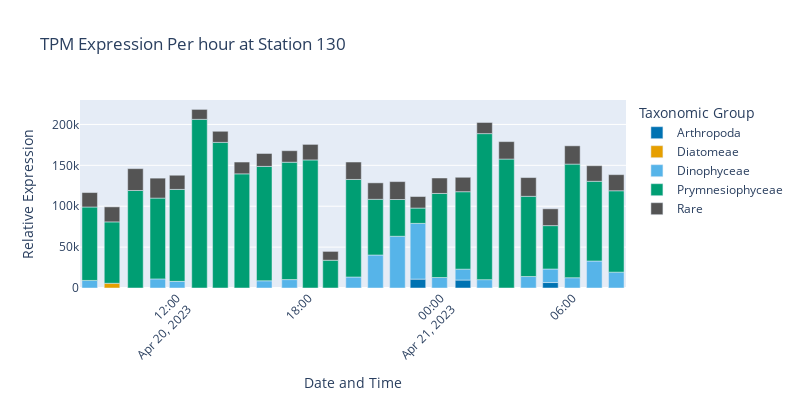

The notebook cell this image was saved under:
### Code cell
# Group by taxonomic level and sample, then sum TPM
grouped_df = filtered_data.groupby(['Taxogroup2_UniEuk', 'Date'])['TPM'].sum().reset_index()

grouped_df.head()
# Normalize TPM sums to get relative expression per hour
total_tpm_per_hour = grouped_df.groupby('Date')['TPM'].transform('sum')
grouped_df['rel_expression_per_hour'] = grouped_df['TPM'] / total_tpm_per_hour

# Combine low-abundant groups into a single 'Rare' category
threshold = 0.05
grouped_df.loc[grouped_df['rel_expression_per_hour'] <= threshold, 'Taxogroup2_UniEuk'] = 'Rare'

# Combine 'core-Noctilucales' and 'Dinophyceae'
grouped_df['Taxogroup2_UniEuk'] = grouped_df['Taxogroup2_UniEuk'].replace({'core-Noctilucales': 'Dinophyceae'})

# Remove categories with no expression
grouped_df = grouped_df[grouped_df['rel_expression_per_hour'] > 0]

# Group once more to combine Rares
grouped_df = grouped_df.groupby(['Taxogroup2_UniEuk', 'Date'])['TPM'].sum().reset_index()

# Plot
fig = px.bar(grouped_df, 
            x='Date', 
            y='TPM', 
            color='Taxogroup2_UniEuk',
            title='TPM Expression Per hour at Station 130',
            category_orders={"Taxogroup2_UniEuk": ['Arthropoda', 'Acantharea', 'Ctenophora', 'Diatomeae', 'Dinophyceae', 
                                                    'Florideophyceae','Odontella', 'Phaeodarea', 'Prymnesiophyceae',
                                                    'Spirotrichea', 'Vertebrata', 'Rare',]},
            color_discrete_map=color_discrete_map
            )

fig.update_layout(
    width=800,
    height=400,
    xaxis_title='Date and Time',
    yaxis_title='Relative Expression',
    xaxis_tickangle=-45,
    legend_title='Taxonomic Group'
)

# Save the figure
filename_base = "../figures/metatranscriptomics/130_expression_per_hour"
fig.write_image(filename_base + ".png", scale=1)
fig.write_image(filename_base + ".svg", scale=1)

fig.show()

### Figure 1 — Plotly figure (JSON) as saved in the notebook; plotly's stock layout.template omitted (floating-point values rounded to 4 significant figures)
{"data": [{"alignmentgroup": "True", "hovertemplate": "Taxogroup2_UniEuk=Arthropoda<br>Date=%{x}<br>TPM=%{y}<extra></extra>", "legendgroup": "Arthropoda", "marker": {"color": "#0072B2", "pattern": {"shape": ""}}, "name": "Arthropoda", "offsetgroup": "Arthropoda", "orientation": "v", "showlegend": true, "textposition": "auto", "type": "bar", "x": ["2023-04-20T22:58:00", "2023-04-21T01:01:00", "2023-04-21T05:00:00"], "xaxis": "x", "y": [10850.0, 9737.0, 6674.0], "yaxis": "y"}, {"alignmentgroup": "True", "hovertemplate": "Taxogroup2_UniEuk=Diatomeae<br>Date=%{x}<br>TPM=%{y}<extra></extra>", "legendgroup": "Diatomeae", "marker": {"color": "#E69F00", "pattern": {"shape": ""}}, "name": "Diatomeae", "offsetgroup": "Diatomeae", "orientation": "v", "showlegend": true, "textposition": "auto", "type": "bar", "x": ["2023-04-20T09:02:00"], "xaxis": "x", "y": [5764.0], "yaxis": "y"}, {"alignmentgroup": "True", "hovertemplate": "Taxogroup2_UniEuk=Dinophyceae<br>Date=%{x}<br>TPM=%{y}<extra></extra>", "legendgroup": "Dinophyceae", "marker": {"color": "#56B4E9", "pattern": {"shape": ""}}, "name": "Dinophyceae", "offsetgroup": "Dinophyceae", "orientation": "v", "showlegend": true, "textposition": "auto", "type": "bar", "x": ["2023-04-20T08:01:00", "2023-04-20T11:07:00", "2023-04-20T12:00:00", "2023-04-20T15:58:00", "2023-04-20T17:07:00", "2023-04-20T20:02:00", "2023-04-20T21:02:00", "2023-04-20T22:02:00", "2023-04-20T22:58:00", "2023-04-20T23:57:00", "2023-04-21T01:01:00", "2023-04-21T02:00:00", "2023-04-21T04:00:00", "2023-04-21T05:00:00", "2023-04-21T06:00:00", "2023-04-21T07:00:00", "2023-04-21T08:00:00"], "xaxis": "x", "y": [9230.0, 11140.0, 8123.0, 8819.0, 10290.0, 13430.0, 40350.0, 63240.0, 68150.0, 12840.0, 13300.0, 10220.0, 14030.0, 16560.0, 12580.0, 33000.0, 19380.0], "yaxis": "y"}, {"alignmentgroup": "True", "hovertemplate": "Taxogroup2_UniEuk=Prymnesiophyceae<br>Date=%{x}<br>TPM=%{y}<extra></extra>", "legendgroup": "Prymnesiophyceae", "marker": {"color": "#009E73", "pattern": {"shape": ""}}, "name": "Prymnesiophyceae", "offsetgroup": "Prymnesiophyceae", "orientation": "v", "showlegend": true, "textposition": "auto", "type": "bar", "x": ["2023-04-20T08:01:00", "2023-04-20T09:02:00", "2023-04-20T10:06:00", "2023-04-20T11:07:00", "2023-04-20T12:00:00", "2023-04-20T13:01:00", "2023-04-20T13:58:00", "2023-04-20T14:57:00", "2023-04-20T15:58:00", "2023-04-20T17:07:00", "2023-04-20T18:04:00", "2023-04-20T18:59:00", "2023-04-20T20:02:00", "2023-04-20T21:02:00", "2023-04-20T22:02:00", "2023-04-20T22:58:00", "2023-04-20T23:57:00", "2023-04-21T01:01:00", "2023-04-21T02:00:00", "2023-04-21T03:00:00", "2023-04-21T04:00:00", "2023-04-21T05:00:00", "2023-04-21T06:00:00", "2023-04-21T07:00:00", "2023-04-21T08:00:00"], "xaxis": "x", "y": [89830.0, 75070.0, 119200.0, 98770.0, 112400.0, 206300.0, 178100.0, 139600.0, 139900.0, 143500.0, 156600.0, 33970.0, 119300.0, 68120.0, 44970.0, 18750.0, 102800.0, 94700.0, 178600.0, 157700.0, 98050.0, 53040.0, 138900.0, 97480.0, 99520.0], "yaxis": "y"}, {"alignmentgroup": "True", "hovertemplate": "Taxogroup2_UniEuk=Rare<br>Date=%{x}<br>TPM=%{y}<extra></extra>", "legendgroup": "Rare", "marker": {"color": "#545454", "pattern": {"shape": ""}}, "name": "Rare", "offsetgroup": "Rare", "orientation": "v", "showlegend": true, "textposition": "auto", "type": "bar", "x": ["2023-04-20T08:01:00", "2023-04-20T09:02:00", "2023-04-20T10:06:00", "2023-04-20T11:07:00", "2023-04-20T12:00:00", "2023-04-20T13:01:00", "2023-04-20T13:58:00", "2023-04-20T14:57:00", "2023-04-20T15:58:00", "2023-04-20T17:07:00", "2023-04-20T18:04:00", "2023-04-20T18:59:00", "2023-04-20T20:02:00", "2023-04-20T21:02:00", "2023-04-20T22:02:00", "2023-04-20T22:58:00", "2023-04-20T23:57:00", "2023-04-21T01:01:00", "2023-04-21T02:00:00", "2023-04-21T03:00:00", "2023-04-21T04:00:00", "2023-04-21T05:00:00", "2023-04-21T06:00:00", "2023-04-21T07:00:00", "2023-04-21T08:00:00"], "xaxis": "x", "y": [17650.0, 18400.0, 26730.0, 24420.0, 17310.0, 12140.0, 13570.0, 14440.0, 15770.0, 14060.0, 19010.0, 10790.0, 21310.0, 20120.0, 21910.0, 14120.0, 18880.0, 17660.0, 13610.0, 21340.0, 22950.0, 20590.0, 22380.0, 19070.0, 19700.0], "yaxis": "y"}], "layout": {"barmode": "relative", "height": 400, "legend": {"title": {"text": "Taxonomic Group"}, "tracegroupgap": 0}, "title": {"text": "TPM Expression Per hour at Station 130"}, "width": 800, "xaxis": {"anchor": "y", "domain": [0, 1], "tickangle": -45, "title": {"text": "Date and Time"}}, "yaxis": {"anchor": "x", "domain": [0, 1], "title": {"text": "Relative Expression"}}}}
